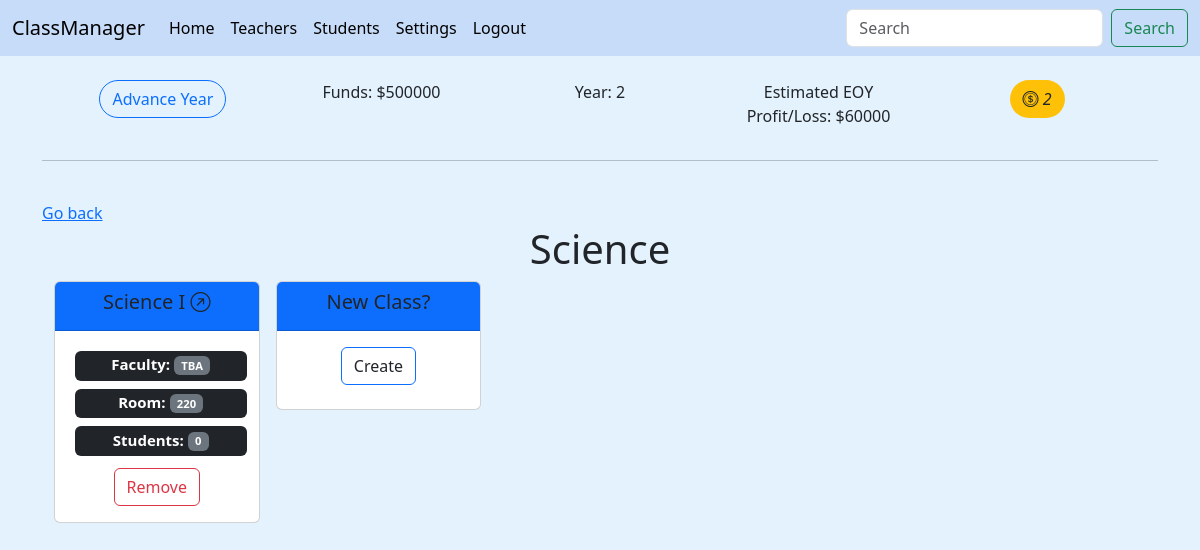
Page /building/1 (signed in) on the committed database.
### main/models.py (models this page shows, shortened)
class School(models.Model):
    user = models.OneToOneField(User, on_delete=models.CASCADE, blank=True, null=True)
    name = models.CharField(max_length=30, default="My New School")
    player_name = models.CharField(max_length=30, unique=True)
    year = models.IntegerField(default=1)
    actionTokens = models.IntegerField(default=3)
    money = models.IntegerField(validators=[MinValueValidator(0), MaxValueValidator(1000000000)], blank=True, null=True, default=500000)
    tuition = models.IntegerField(validators=[MinValueValidator(0), MaxValueValidator(100000)], blank=True, null=True, default=10000)
    def checkTokens(self):
        return self.actionTokens

class Subject(models.Model):
    user = models.ForeignKey(User, on_delete=models.CASCADE, blank=True, null=True)
    name = models.CharField(max_length=60, unique=True)
    def __str__(self):
        return (
                f"{self.name}"
        )

class Class(models.Model):
    user = models.ForeignKey(User, on_delete=models.CASCADE, blank=True, null=True)
    name = models.CharField(max_length=60, unique=True)
    building = models.ForeignKey(Subject, on_delete=models.CASCADE, blank=True, null=True)
    room = models.IntegerField(validators=[MinValueValidator(0), MaxValueValidator(1000)], blank=True, null=True)
    teacher = models.ForeignKey(Teacher, related_name="taught_by", on_delete=models.DO_NOTHING, blank=True, null=True)
    students = models.ManyToManyField(Student, related_name="taken_by", blank=True)
    def __str__(self):
        return (
                f"{self.name}"
        )

### main/views.py (the view, shortened to what this page needs)
# urls.py: path('building/<int:pk>', views.building, name='building'),
@login_required(login_url="main:login_view")
def building(request, pk):
    user = get_object_or_404(User, id=request.user.id)
    user_school = get_object_or_404(School, user_id=user.id)
    subjects = Subject.objects.filter(user_id=user.id)
    building = get_object_or_404(Subject, user=user.id, id=pk)
    classForm = ClassForm()
    costs = computeFinancials(user, user_school)
    return render(request, "main/building.html", {
        'school': user_school,
        'subject': building,
        'subjects': subjects,
        'form': classForm,
        'costs': costs,
    })

### main/forms.py
class ClassForm(forms.ModelForm):
    class Meta:
        model = Class
        fields = '__all__'
        exclude = ['user', 'building', 'students', 'teacher']

### main/gameFunctions.py (called while the page is built)
def computeFinancials(user, school):
    teachers = Teacher.objects.filter(user_id=user.id)
    studentCount = Student.objects.filter(user_id=user.id).count()
    tuition = school.tuition
    profit = tuition*studentCount
    losses = sum(teacher.salary for teacher in teachers)
    return profit-losses

### main/models.py (called while the page is built)
    def __str__(self):
        return (
                f"{self.first_name+' '+self.last_name}"
        )

    def __str__(self):
        return (
                f"{self.first_name+' '+self.last_name}"
        )

### main/templates/main/building.html (shortened to what this page needs)
{% extends "main/base.html" %}
{% block content %}
{% if request.user.is_authenticated %}
<a href="{% url 'main:home' %}">Go back</a>
<h1>
  <center>{{subject|capfirst}}</center>
</h1>
<center>
  <div id="class-container" class="container overflow-hidden text-center">
    <div class="row row-cols-2 row-cols-lg-5 g-2 g-lg-3">
      {% for class in subject.class_set.all %}
      <div class="col-2">
        <div id="{{class.id}}" class="card mb-3" style="max-width: 18rem;">
          <div class="card-header bg-primary">
            <h5><a class="title-header link-dark bg-primary fw-medium"
                href="{% url 'main:class' class.name %}">{{class|capfirst}} <i
                  class="bi bi-arrow-up-right-circle"></i></a></h5>
          </div>
          <div class="card-body">
            <h5 class="card-title">
              <span style="width: 100%;" class="m-1 badge bg-dark">Faculty: <span class="badge bg-secondary">{% if class.teacher %} <a
                    class="col-header link-light" href="{% url 'main:teacher' class.teacher.id %}">{{class.teacher}}</a>{% else %} TBA{% endif %}</span></span>
              <br />
              <span style="width: 100%;" class="m-1 badge bg-dark">Room: <span class="badge bg-secondary"> {{class.room}}</span></span>
              <br />
              <span style="width: 100%;" class="m-1 badge bg-dark">Students: <span class="badge bg-secondary"> {{class.students.count}}</span></span>
            </h5>
            <a href="{% url 'main:delete' class.id 'class' %}">
              <button type="button" class="btn btn-outline-danger">Remove</button>
            </a>
          </div>
        </div>
      </div>
      {% endfor %}
      <div id="start_create_class" class="col-2">
        <div class="card mb-3" style="max-width: 18rem">
          <div class="card-header bg-primary">
            <h5 class="text-dark bg-primary fw-medium">New Class?</h5>
          </div>
          <div class="card-body">
            <button class="toggler card-title btn btn-outline-primary" id="class">Create</button>
          </div>
        </div>
      </div>
    </div>
  </div>
</center>
{% endif %}
{% endblock %}

### main/templates/main/base.html (shortened to what this page needs)
<!DOCTYPE html>
<html>
<head>
  <link rel="stylesheet" href="https://cdn.jsdelivr.net/npm/bootstrap-icons@1.10.5/font/bootstrap-icons.css">
  {% load bootstrap5 %} {% bootstrap_css %} {% bootstrap_javascript %}
</head>
<body style="background-color: #e3f2fd;">
  <nav class="navbar navbar-expand-lg" style="background-color: #c7dcf8;">
    <div class="container-fluid">
      <a class="navbar-brand" href="{% url 'main:home' %}">ClassManager</a>
      <div class="collapse navbar-collapse" id="navbarSupportedContent">
        {% if request.user.is_authenticated %}
        <ul class="navbar-nav me-auto mb-2 mb-lg-0">
          <li class="nav-item">
            <a class="nav-link active" aria-current="page" href="{% url 'main:home' %}">Home</a>
          </li>
          <li class="nav-item">
            <a class="nav-link active" aria-current="page" href="{% url 'main:all_teachers' %}">Teachers</a>
          </li>
          <li class="nav-item">
            <a class="nav-link active" aria-current="page" href="{% url 'main:all_students' %}">Students</a>
          </li>
          <li class="nav-item">
            <a class="nav-link active" aria-current="page" href="{% url 'main:settings' %}">Settings</a>
          </li>
          <li class="nav-item">
            <a class="nav-link active" aria-current="page" href="{% url 'main:logout_view' %}">Logout</a>
          </li>
        </ul>
        <form class="d-flex" role="search" action="{% url 'main:search' %}">
          <input name="q" class="form-control me-2" type="search" placeholder="Search" aria-label="Search"
            list="findList">
          <button class="btn btn-outline-success" type="submit">Search</button>
        </form>
        {% endif %}
      </div>
    </div>
  </nav>
  <div class="container">
    {% if request.user.is_authenticated %}
    <br />
    <div class="row g-2 justify-content-evenly text-center">
      <a class="col-2" href="{% url 'main:nextYear' %}"><button type="button"
          class="btn btn-outline-primary rounded-pill">Advance Year</button></a>
      <p class="col-2">Funds: ${{school.money}}</p>
      <p class="col-2">Year: {{school.year}}</p>
      <p class="col-2">Estimated EOY Profit/Loss: ${{costs}}</p>
      <div class="col-2">
      <p class="rounded-pill btn bg-warning text-dark token-display"><i class="bi bi-coin">
          {{school.checkTokens}}</i></p></div>
    </div>
    <hr>
    {% endif %}
    <br />
    {% block content %}{% endblock %}
  </div>
</body>
</html>

### main/templates/main/base.html (style rules this page uses)
.title-header { text-decoration: none; }

### rows in the picture
School: money "500000", year "2", checkTokens "2"
Subject: name "Science"
Class: name "Science I", shows "TBA", room "220", students.count "0"

### other values in the picture
{{ costs }} "60000"
